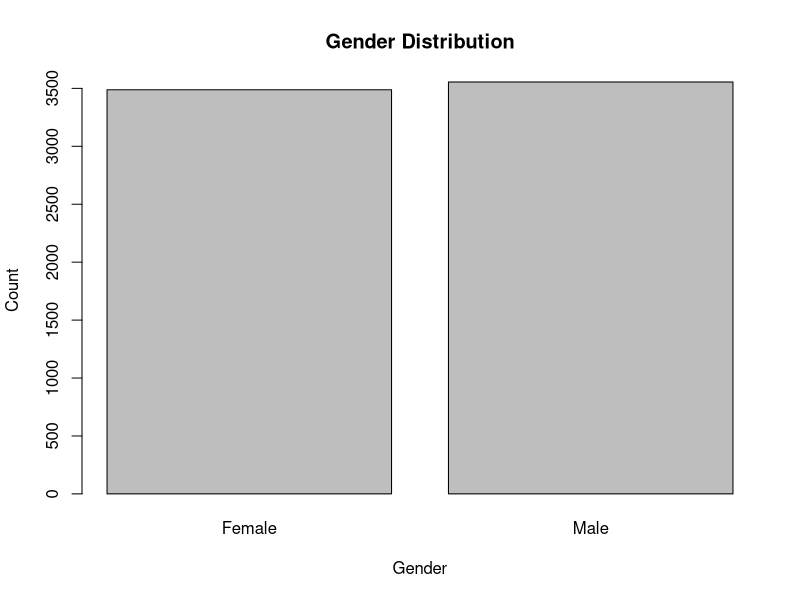
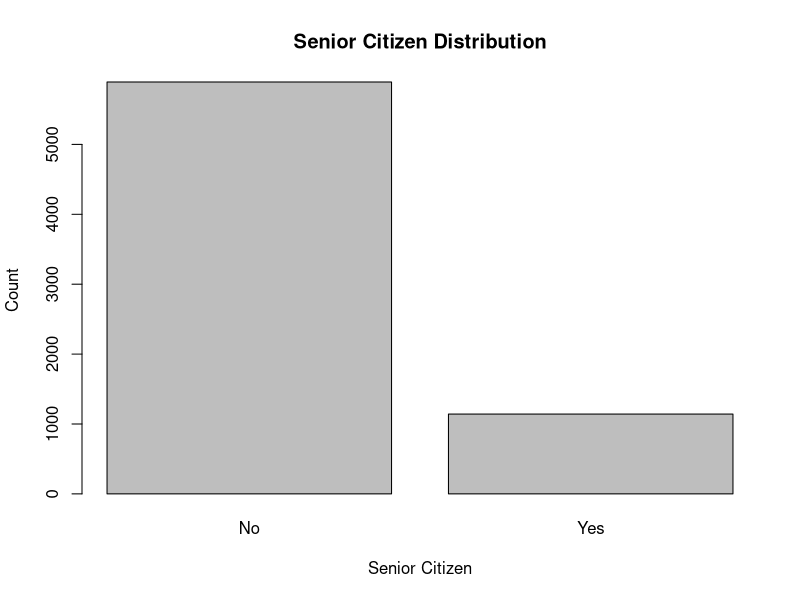
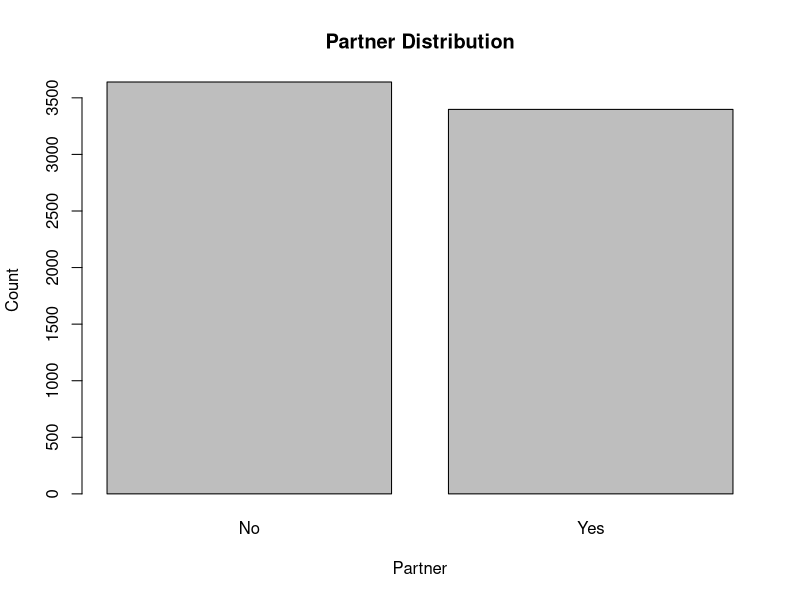
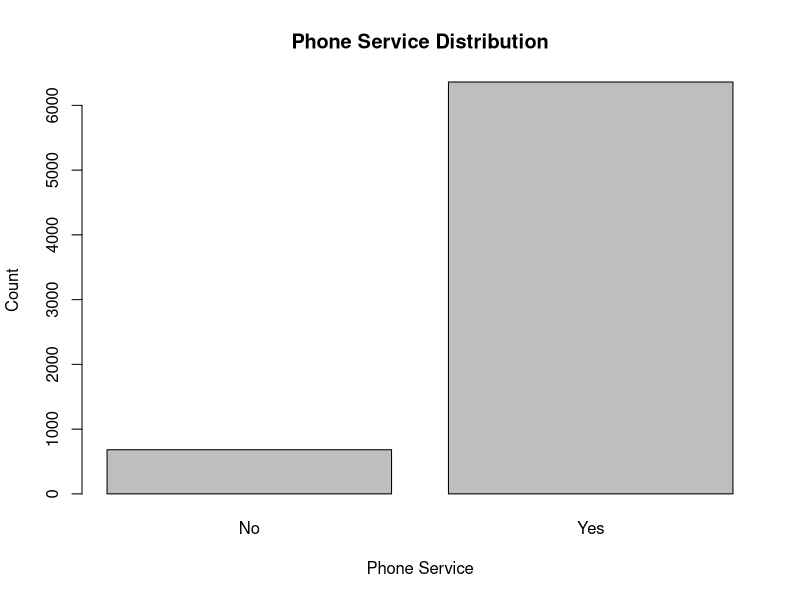
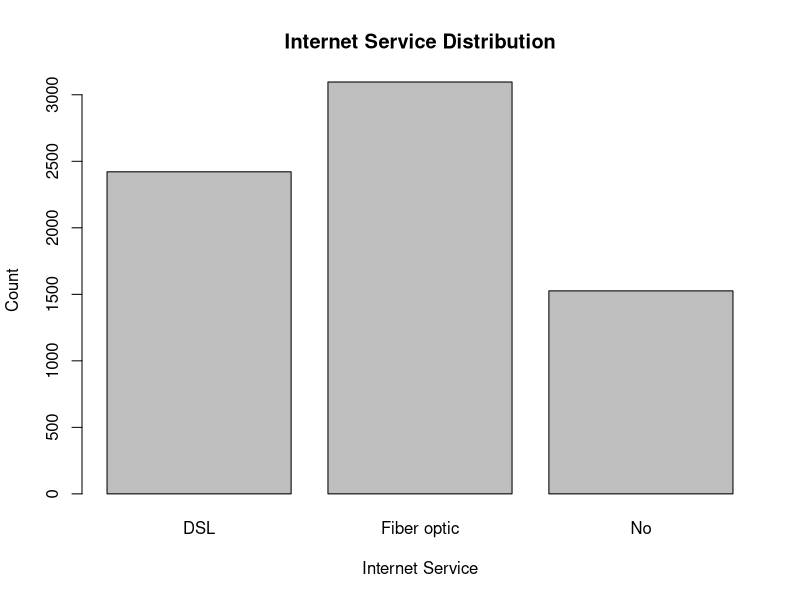
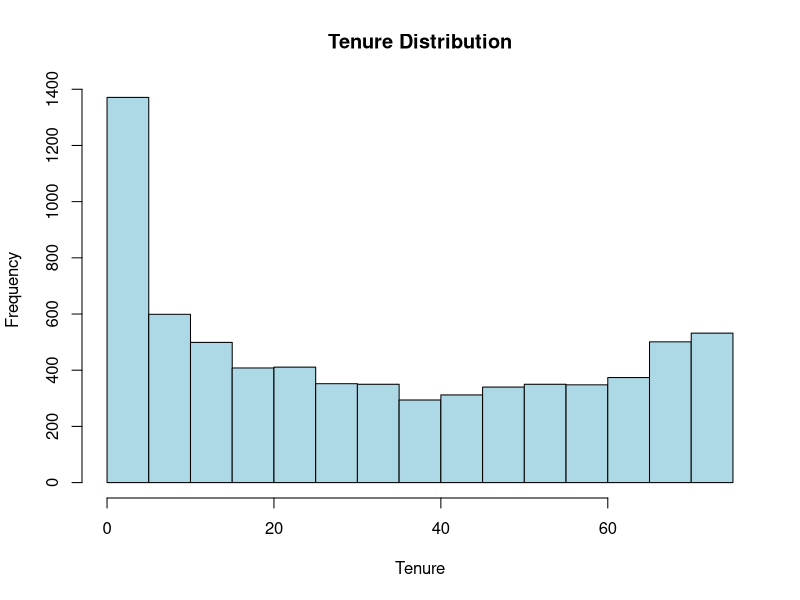
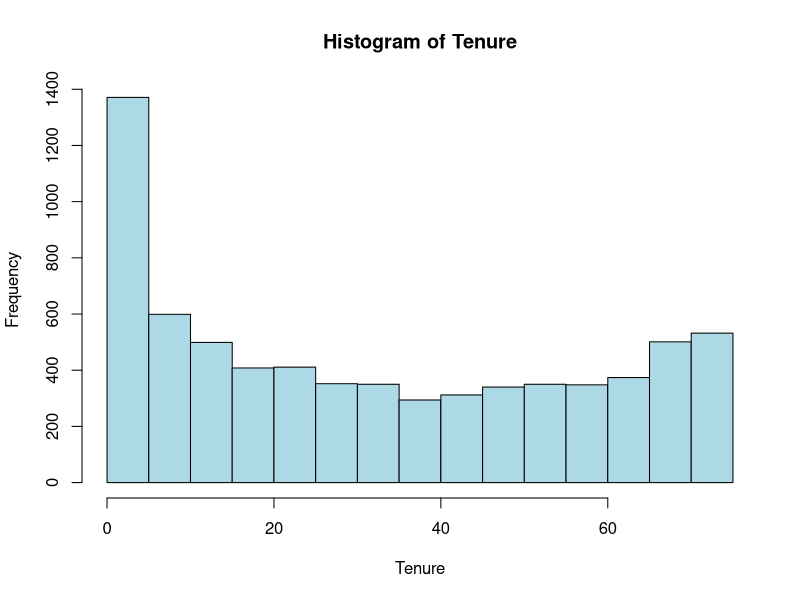
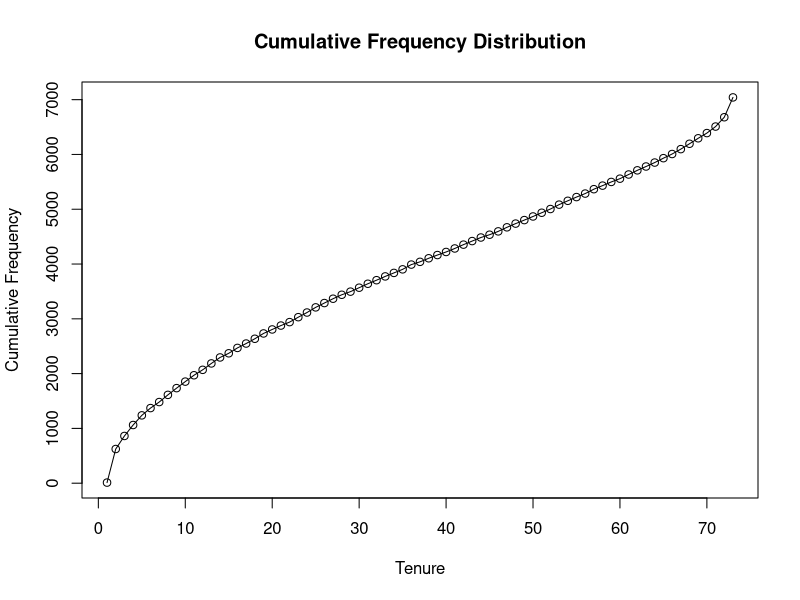

Write the R code that produced these figures, in order.
# Q 7a Load the structued dataset and perform the EDA for 1 Dimension analysis

data<- read.csv('telco customer churn (2).csv')
# 1. Check Structure and Summary of the Dataset
str(data)
summary(data)
# 2. Check for Missing Values
colSums(is.na(data))
# 3. Categorical Variables Analysis
# Gender
table(data$gender)
barplot(table(data$gender), main = "Gender Distribution", xlab = "Gender", ylab = "Count")
# Senior Citizen
library(dplyr)
data <- data %>%
  mutate(SeniorCitizen = ifelse(SeniorCitizen == 1, "Yes", "No"))
barplot(table(data$SeniorCitizen), main = "Senior Citizen Distribution", xlab = "Senior Citizen", ylab = "Count")
#partner
table(data$Partner)
barplot(table(data$Partner), main = "Partner Distribution", xlab = "Partner", ylab = "Count")
# phone service
table(data$PhoneService)
barplot(table(data$PhoneService), main = "Phone Service Distribution", xlab = "Phone Service", ylab = "Count")
# Internet Service
table(data$InternetService)
barplot(table(data$InternetService), main = "Internet Service Distribution", xlab = "Internet Service", ylab = "Count")

# tenure
summary(data$tenure)
data$tenure <- as.numeric(as.character(data$tenure))
sum(is.na(data$tenure))
hist(data$tenure, main = "Tenure Distribution", xlab = "Tenure", ylab = "Frequency", col = "lightblue")

# !!! 1 Dimensional Analysis
#mean
mean_tenure <- mean(data$tenure, na.rm = TRUE)
mean_tenure
# median
median_tenure <- median(data$tenure, na.rm = TRUE)
median_tenure
#quantile
quantiles_tenure <- quantile(data$tenure, probs = seq(0, 1, 0.25), na.rm = TRUE)
quantiles_tenure
#percentile
percentiles_tenure <- quantile(data$tenure, probs = seq(0, 1, 0.01), na.rm = TRUE)
percentiles_tenure

# Dispersion Measures

# Range
range_tenure <- range(data$tenure, na.rm = TRUE)
range_tenure

# InterQuartile Range
iqr_tenure <- IQR(data$tenure, na.rm = TRUE)
iqr_tenure

# Interdecile Range
decile_range <- quantile(data$tenure, probs = c(0.9, 0.1), na.rm = TRUE)
decile_range

#Mean Deviation
mean_deviation <- mean(abs(data$tenure - mean_tenure), na.rm = TRUE)
mean_deviation

# Standard Deviation
std_dev_tenure <- sd(data$tenure, na.rm = TRUE)
std_dev_tenure

# skewness
library(e1071)
skewness_tenure <- skewness(data$tenure, na.rm = TRUE)
skewness_tenure
# kurtosis
kurtosis_tenure <- kurtosis(data$tenure, na.rm = TRUE)
kurtosis_tenure

# Frequency Distribution
frequency_tenure <- table(data$tenure)
frequency_tenure

# histogram
hist(data$tenure, main = "Histogram of Tenure", xlab = "Tenure", col = "lightblue", border = "black")

# Relative Frequency Distribution
relative_freq_tenure <- prop.table(frequency_tenure)
relative_freq_tenure

# Cumulative Frequency Distribution
cumulative_freq_tenure <- cumsum(frequency_tenure)
cumulative_freq_tenure
plot(cumulative_freq_tenure, type = "o", main = "Cumulative Frequency Distribution", xlab = "Tenure", ylab = "Cumulative Frequency")

# Stacked Bar Plot for Partner and Churn
library(ggplot2)
ggplot(data, aes(x = Partner, fill = Churn)) + 
  geom_bar(position = "fill") + 
  labs(title = "Stacked Bar Plot of Partner vs Churn", y = "Proportion") + 
  scale_y_continuous(labels = scales::percent)

